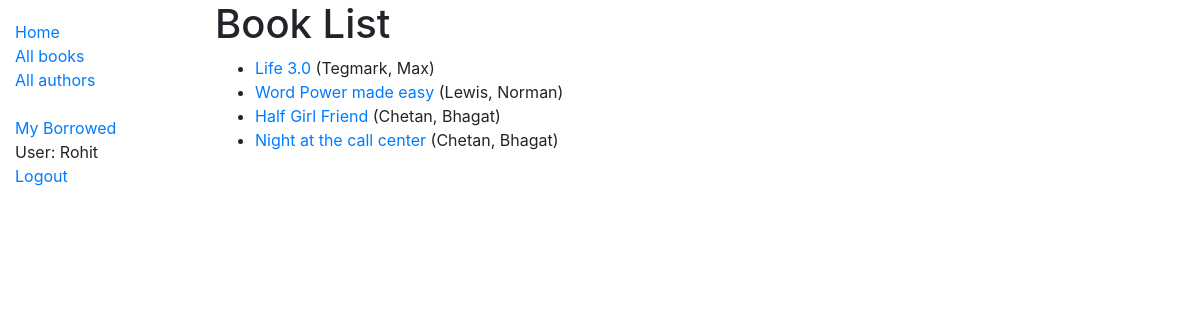
Screenshot of /catalog/books/ (signed in) with the database file from the repository.
### catalog/models.py (models this page shows, shortened)
class Book(models.Model):
    title = models.CharField(max_length=200)
    author = models.ForeignKey('Author', on_delete=models.SET_NULL, null=True)
    summary = models.TextField(max_length=1000, help_text="Enter a brief description of the book")
    isbn = models.CharField('ISBN', max_length=13,
                            help_text='13 Character <a href="https://www.isbn-international.org/content/what-isbn'
                                      '">ISBN number</a>')
    genre = models.ManyToManyField(Genre, help_text="Select a genre for this book")
    language = models.ForeignKey('Language', on_delete=models.SET_NULL, null=True)
    def display_genre(self):
        """Creates a string for the Genre. This is required to display genre in Admin."""
        return ', '.join([genre.name for genre in self.genre.all()[:3]])
    display_genre.short_description = 'Genre'
    def get_absolute_url(self):
        return reverse('book-detail', args=[str(self.id)])

class Author(models.Model):
    first_name = models.CharField(max_length=100)
    last_name = models.CharField(max_length=100)
    date_of_birth = models.DateField(null=True, blank=True)
    date_of_death = models.DateField('died', null=True, blank=True)
    class Meta:
        ordering = ['last_name', 'first_name']
    def __str__(self):
        return '{0}, {1}'.format(self.last_name, self.first_name)

### catalog/views.py (the view)
# urls.py: path('books/',views.BookListView.as_view(), name='books'),
class BookListView(LoginRequiredMixin,generic.ListView):
    model = Book
    template_name = 'book_list.html'

### catalog/templates/book_list.html (shortened to what this page needs)
{% extends "base_generic.html"%}
{% block content %}
    <h1>Book List</h1>
    {% if book_list %}
    <ul>
        {% for book in book_list %}
        <li>
            <a href="{{ book.get_absolute_url }}">{{book.title}}</a> ({{book.author}})
        </li>
        {% endfor %}
    </ul>
    {% else %}
        <p>
            There are no books in the library
        </p>
    {% endif %}
{% endblock %}

### catalog/templates/base_generic.html (shortened to what this page needs)
<!DOCTYPE html>
<html lang="en">
<head>
    <link rel="stylesheet" href="https://stackpath.bootstrapcdn.com/bootstrap/4.1.3/css/bootstrap.min.css">
    {% load static %}
    <link rel="stylesheet" href = "{% static 'style.css' %}">
</head>
<body>
    <div class="container-fluid">
        <div class="row">
          <div class="col-sm-2">
          {% block sidebar %}
            <ul class="sidebar-nav">
              <li><a href="{% url 'index' %}">Home</a></li>
              <li><a href="{% url 'books' %}">All books</a></li>
              <li><a href="{% url 'author' %}">All authors</a></li>
              <br/>
              {% if not perms.catalog.can_mark_returned %}
                <li><a href="{% url 'my-borrowed' %}">My Borrowed</a></li>
              {% endif %}
              {% if user.is_authenticated %}
                <li>User: {{ user.get_username }}</li>
                <li><a href="{% url 'logout'%}?next={{request.path}}">Logout</a></li>
              {% else %}
                <li><a href="{% url 'login'%}?next={{request.path}}">Login</a></li>
              {% endif %}
              <br/>
            </ul>
         {% endblock %}
          </div>
          <div class="col-sm-10 ">{% block content %}{% endblock %}</div>
        </div>
      </div>
</body>
</html>

### catalog/static/style.css (style rules this page uses)
.sidebar-nav { margin-top:20px; padding:0px; list-style:none; }

### rows the page displays
Book: title "Life 3.0", author "Tegmark, Max"
Book: title "Word Power made easy", author "Lewis, Norman"
Book: title "Half Girl Friend", author "Chetan, Bhagat"
Book: title "Night at the call center", author "Chetan, Bhagat"

### other values shown
{{ user.get_username }} "Rohit"
